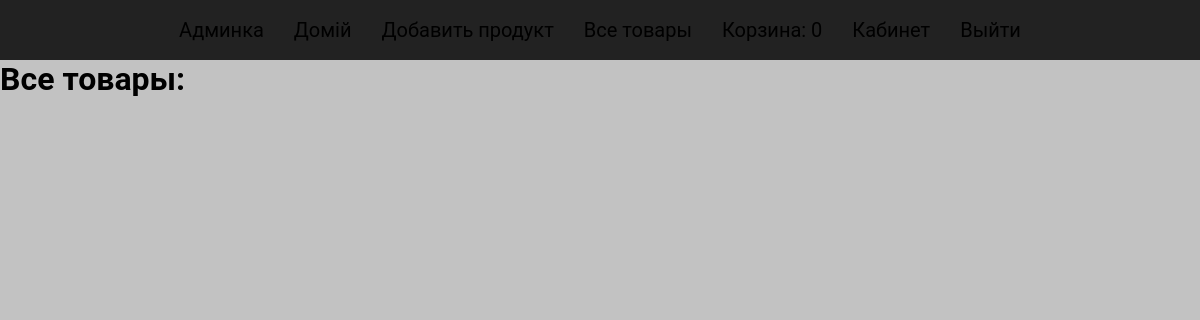
Page /catalog/products (signed in) on the earlier database version.
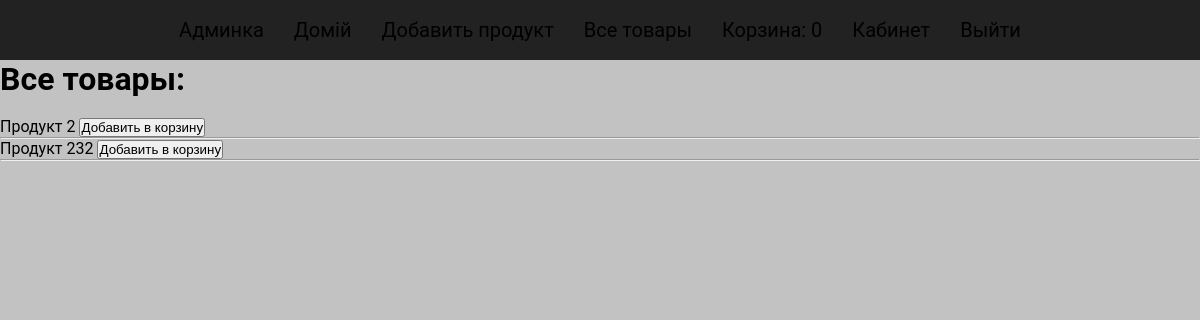
Same page on the later database version.
### apps/catalog/models.py (models this page shows, shortened)
class Product(models.Model):
	def get_file_path(instance, filename):
		path = "catalog/" + instance.slug + "/images/"
		return os.path.join(path, filename)
	title = models.CharField(verbose_name='Наименование', max_length=120, unique=True)
	category = models.ForeignKey(Category, verbose_name='Категория', on_delete=models.CASCADE)
	manufacturer = models.ForeignKey(Manufacturer, verbose_name='Производитель', on_delete=models.CASCADE)
	articul	= models.IntegerField(verbose_name="Артикул")
	slug = models.SlugField(verbose_name='URL', max_length=30, blank=False, unique=True)
	img	= models.ImageField(verbose_name='Главная картинка', upload_to=get_file_path)
	price = models.DecimalField(('Цена за 1'), decimal_places=2,max_digits=12, default=1.00, validators=[MinValueValidator(1.0)],)
	s_description = models.TextField(verbose_name="Краткое описание", max_length=600)
	description	= models.TextField(verbose_name="Полное описание", max_length=2000)
	add_date = models.DateTimeField(verbose_name='Дата добавления', auto_now_add=True)
	def get_absolute_url(self):
		return reverse('product',kwargs={'slug': self.slug})
	class Meta():
		db_table = 'product'
		verbose_name = "(1) Товар"
		verbose_name_plural = "(1) Товары"

### apps/catalog/views.py (the view)
# urls.py: path('products', views.products, name='products'),
def products(request):
    products = Product.objects.all()
    return render(
        request,
        'catalog/products.html',
        context = {'products': products}
    )

### templates/catalog/products.html (shortened to what this page needs)
{% extends 'main/base.html' %}
{% block content %}
{% if category %}
<h1>{{ category.title }}</h1>
{% else %}
<h1>Все товары: </h1>
{% endif %}
<br>
{% for product in products %}
<a href="{{ product.get_absolute_url }}">{{ product.title }}</a>
<button onclick="addItem('{{ product.id }}', '{{ product.title }}', '{{ product.price }}')">Добавить в корзину</button>
<hr>
{% endfor %}
{% endblock %}

Differences in the rows shown:
added Product: title "Продукт 2"
added Product: title "Продукт 232"
